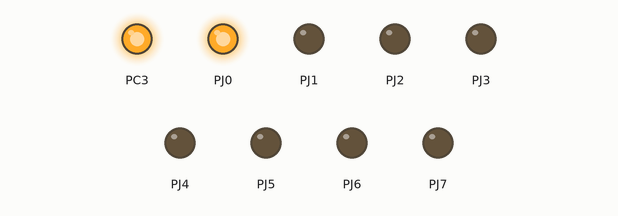
Simulated run of this program. Board: ATmega2560, built with avr-gcc and emulated at 16 MHz. Shown: output pins drawn as LEDs (lit = HIGH).

Above: at 0.1 s.
At 1.1 s:
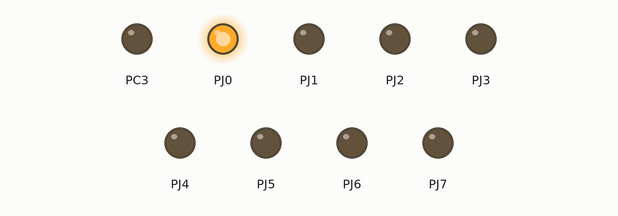
At 7.1 s:
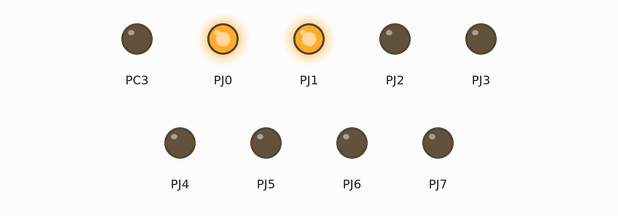
At 17.1 s:
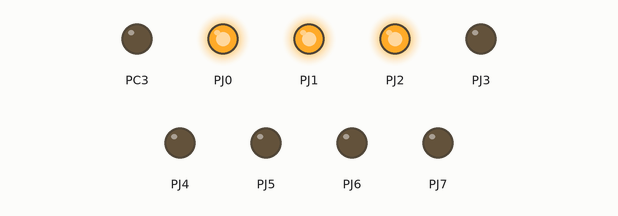
At 24.1 s:
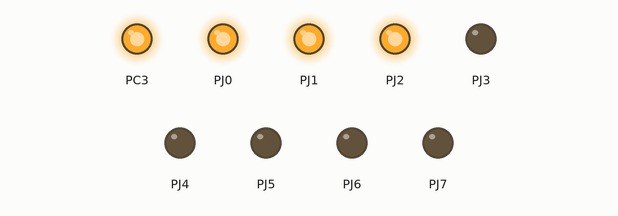
At 35.1 s:
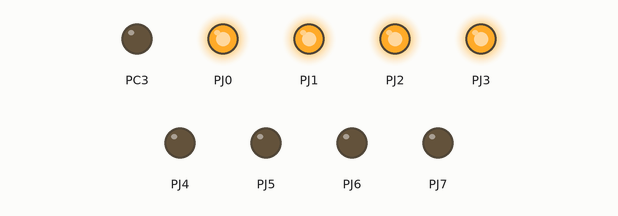
Timing chart, 0 to 40.0 s (numbered marks = the images above):
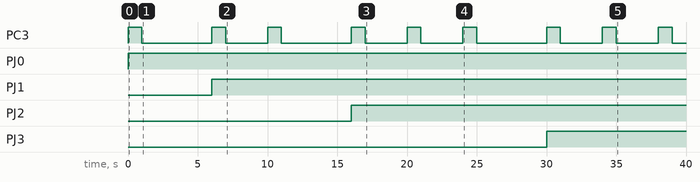

The program:

main.c
```c
#include <avr/io.h>
#include <util/delay.h>

#define F_CPU 16000000

void buzzerBeep();
int noOfOne(int);
int main(void)
{
	DDRJ=0xFF;						//Define all led's as output
	PORTJ=0x00;						//Define all led's as low in the beginning
	DDRC=0x08;						//Define 3rd pin of port C as output
	PORTC=0x00;						//Define all pins as low in the beginning of port C
	int ledGraph=0x01;
	int one=0;
	while (ledGraph!=(0xFF))
	{
		PORTJ |= ledGraph;
		one++;
		for(int i=0;i<one;i++){
			buzzerBeep();
			_delay_ms(2000);
		}
		ledGraph = ledGraph << 1;
		ledGraph |= 0x01;
		_delay_ms(2000);
	}
}

void buzzerBeep(){
	PORTC |= (0x08);
	_delay_ms(1000);
	PORTC &= (0x00);
	_delay_ms(1000);
}
```

Measured:
- by itself, PC3: LOW → HIGH at 0.00 s, → LOW 1.0 s later, → HIGH 5.0 s later, → LOW 1.0 s later, … (18 changes in this stretch)
- by itself, PJ0: LOW → HIGH at 0.00 s
- by itself, PJ1: LOW → HIGH at 6.0 s
- by itself, PJ2: LOW → HIGH at 16.0 s
- by itself, PJ3: LOW → HIGH at 30.0 s
